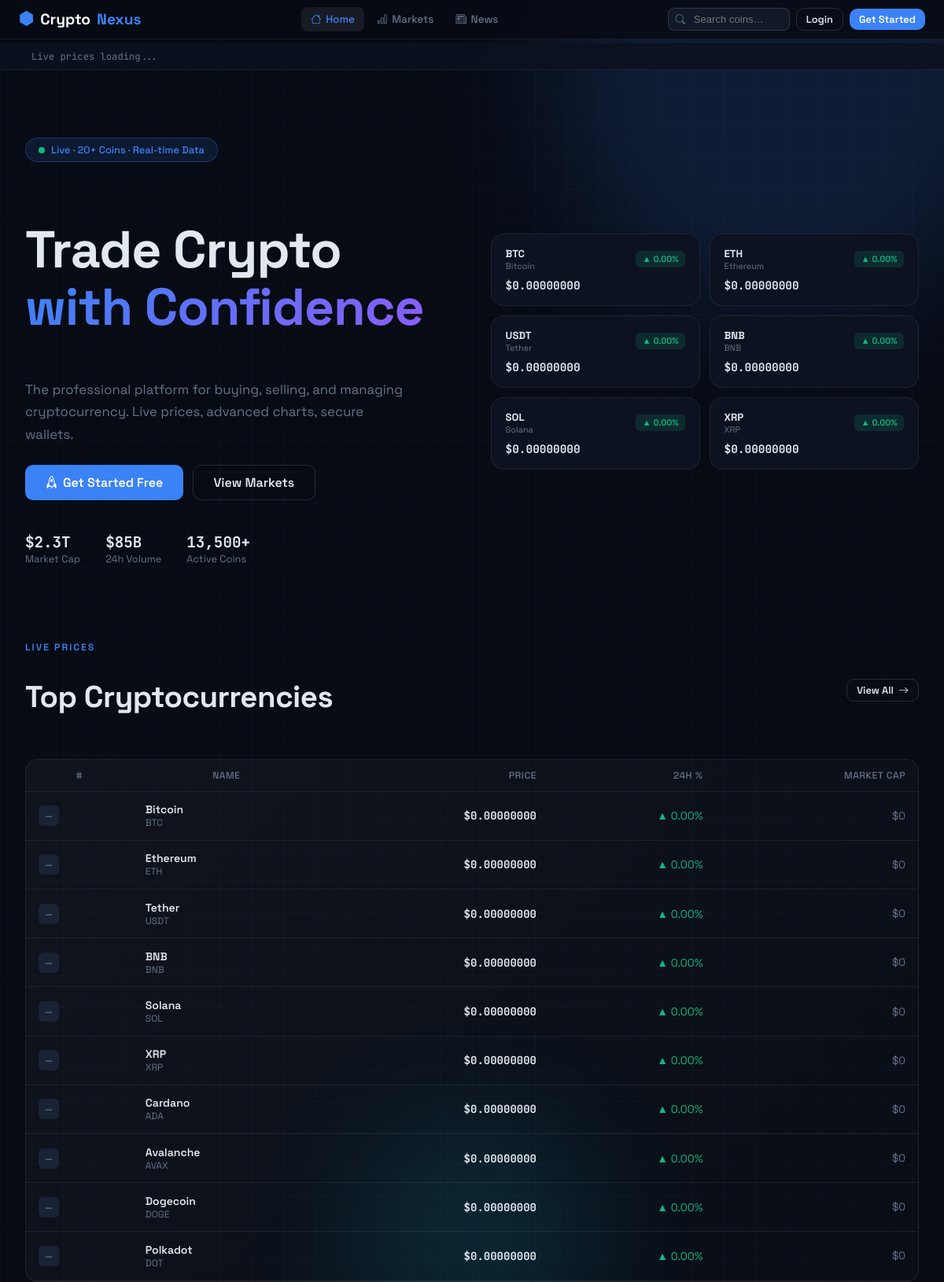
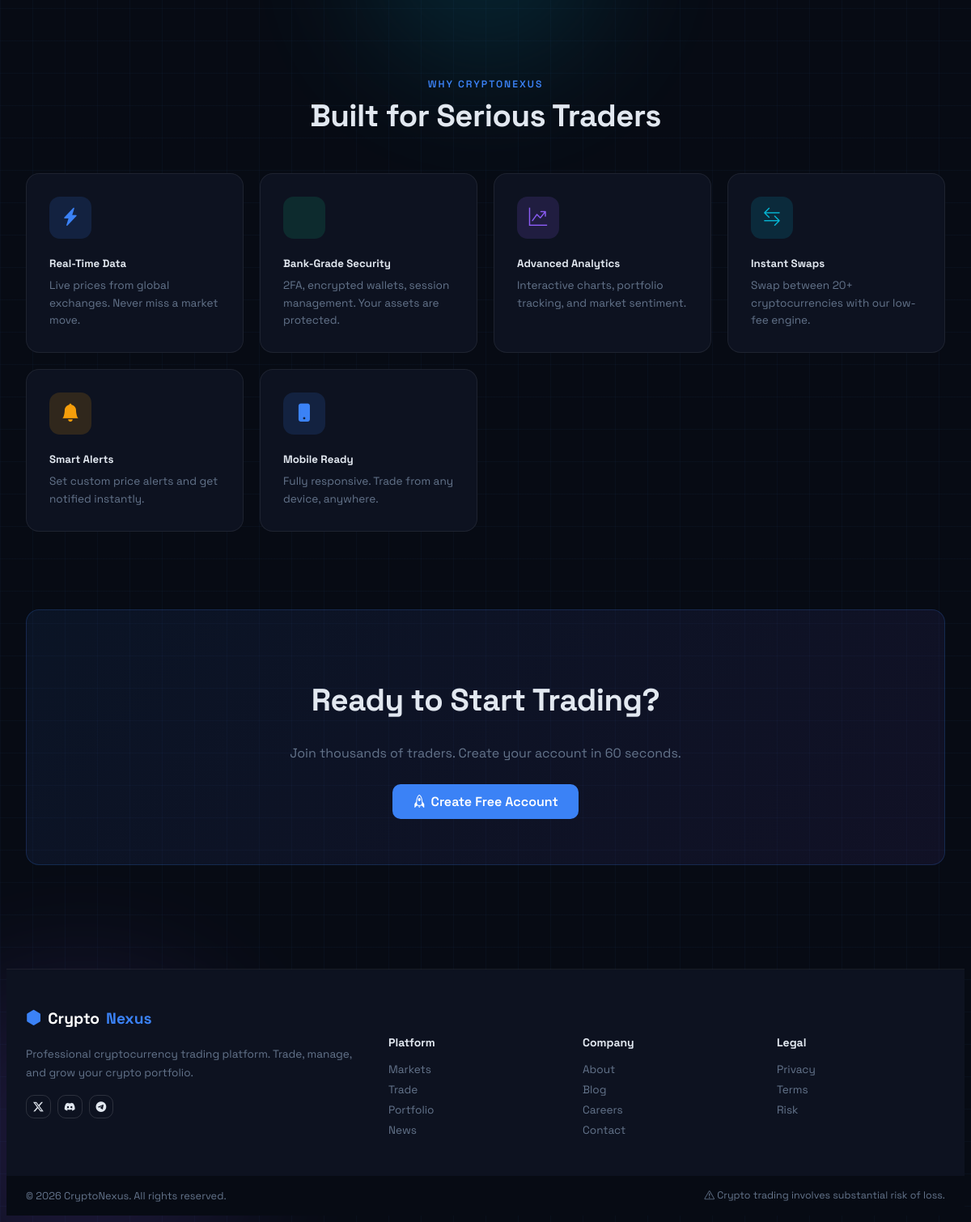
The page / on the database its author committed (2 pictures, top to bottom).
### tables this page shows
CREATE TABLE IF NOT EXISTS crypto_coins (
    id INT AUTO_INCREMENT PRIMARY KEY,
    symbol VARCHAR(10) UNIQUE NOT NULL,
    name VARCHAR(100) NOT NULL,
    coingecko_id VARCHAR(100),
    current_price_usd DECIMAL(20,4) DEFAULT 0,
    rank INT DEFAULT 0,
    is_active TINYINT(1) DEFAULT 1
);

### index.php (the view, shortened to what this page needs)
<?php
require_once __DIR__ . '/config.php';
$topCoins   = getTopCoins(10);
$globalStats = getGlobalStats();
pageHead('CryptoNexus — Professional Crypto Trading Platform');
navbar();
?>
<main class="pw">
<section class="hero">
<div style="max-width:1200px;margin:0 auto;padding:0 1.5rem">
<div style="display:grid;grid-template-columns:1fr 1fr;gap:3rem;align-items:center">
<div>
  <div class="hero-badge fu"><span style="width:8px;height:8px;border-radius:50%;background:var(--green);display:inline-block" class="pulse"></span> Live · 20+ Coins · Real-time Data</div>
  <h1 class="hero-title fu d1">Trade Crypto<br><span class="gtxt">with Confidence</span></h1>
  <p class="fu d2" style="font-size:1.05rem;color:var(--muted);line-height:1.7;max-width:480px;margin:.9rem 0 1.5rem">The professional platform for buying, selling, and managing cryptocurrency. Live prices, advanced charts, secure wallets.</p>
  <div class="fu d3" style="display:flex;gap:.75rem;flex-wrap:wrap">
    <?php if (!isLoggedIn()): ?>
    <a href="<?= APP_URL ?>/register.php" class="btn btn-pri btn-lg"><i class="bi bi-rocket"></i> Get Started Free</a>
    <a href="<?= APP_URL ?>/markets.php" class="btn btn-out btn-lg">View Markets</a>
    <?php else: ?>
    <a href="<?= APP_URL ?>/dashboard.php" class="btn btn-pri btn-lg"><i class="bi bi-grid"></i> Dashboard</a>
    <a href="<?= APP_URL ?>/trade.php" class="btn btn-out btn-lg"><i class="bi bi-arrow-left-right"></i> Trade Now</a>
    <?php endif; ?>
  </div>
  <div class="fu d4" style="display:flex;gap:2rem;margin-top:2.5rem;flex-wrap:wrap">
    <?php
    $mc = $globalStats['total_market_cap']['usd'] ?? 0;
    $vol = $globalStats['total_volume']['usd'] ?? 0;
    $ac  = $globalStats['active_cryptocurrencies'] ?? 0;
    foreach([['Market Cap', fmtBig($mc)],['24h Volume', fmtBig($vol)],['Active Coins', number_format($ac).'+'] ] as [$l,$v]):
    ?>
    <div><div style="font-size:1.2rem;font-weight:700;font-family:'JetBrains Mono',monospace"><?= $v ?></div><div style="font-size:.8rem;color:var(--muted)"><?= $l ?></div></div>
    <?php endforeach; ?>
  </div>
</div>
<div style="display:grid;grid-template-columns:1fr 1fr;gap:.75rem">
  <?php foreach(array_slice($topCoins,0,6) as $i=>$c):
    $ch = $c['price_change_percentage_24h'] ?? 0;
    $up = $ch >= 0;
  ?>
  <div class="pcard fu d<?= min($i+1,4) ?>">
    <div style="display:flex;align-items:center;justify-content:space-between;margin-bottom:.5rem">
      <div style="display:flex;align-items:center;gap:.5rem">
        <div><div style="font-weight:700;font-size:.82rem"><?= strtoupper($c['symbol']) ?></div><div style="font-size:.68rem;color:var(--muted)"><?= htmlspecialchars($c['name']) ?></div></div>
      </div>
      <span class="badge <?= $up?'badge-up':'badge-dn' ?>" style="font-size:.68rem"><?= $up?'▲':'▼' ?> <?= number_format(abs($ch),2) ?>%</span>
    </div>
    <div class="mono" style="font-size:.9rem;font-weight:700"><?= fmtPrice($c['current_price']??0) ?></div>
  </div>
  <?php endforeach; ?>
</div>
</div>
</div>
</section>
<section style="padding:3rem 0">
<div style="max-width:1200px;margin:0 auto;padding:0 1.5rem">
  <div style="display:flex;align-items:center;justify-content:space-between;margin-bottom:1.5rem;flex-wrap:wrap;gap:1rem">
    <div><div class="sec-eyebrow">Live Prices</div><h2 class="sec-title">Top Cryptocurrencies</h2></div>
    <a href="<?= APP_URL ?>/markets.php" class="btn btn-out btn-sm">View All <i class="bi bi-arrow-right"></i></a>
  </div>
  <div class="card" style="overflow:hidden">
  <div style="overflow-x:auto">
  <table class="tbl">
    <thead><tr><th>#</th><th>Name</th><th style="text-align:right">Price</th><th style="text-align:right">24h %</th><th style="text-align:right">Market Cap</th></tr></thead>
    <tbody>
    <?php foreach($topCoins as $coin):
      $ch = $coin['price_change_percentage_24h'] ?? 0;
      $up = $ch >= 0;
    ?>
    <tr onclick="location.href='<?= APP_URL ?>/coin.php?id=<?= urlencode($coin['id']) ?>'">
      <td><span class="rank-badge"><?= $coin['market_cap_rank']??'—' ?></span></td>
      <td><div style="display:flex;align-items:center;gap:.6rem">
        <div><div style="font-weight:600"><?= htmlspecialchars($coin['name']) ?></div><div style="font-size:.75rem;color:var(--muted)"><?= strtoupper($coin['symbol']) ?></div></div>
      </div></td>
      <td style="text-align:right" class="mono fw7"><?= fmtPrice($coin['current_price']??0) ?></td>
      <td style="text-align:right"><span class="<?= $up?'up':'dn' ?>"><?= $up?'▲':'▼' ?> <?= number_format(abs($ch),2) ?>%</span></td>
      <td style="text-align:right;font-size:.85rem;color:var(--muted)"><?= fmtBig($coin['market_cap']??0) ?></td>
    </tr>
    <?php endforeach; ?>
    </tbody>
  </table>
  </div>
  </div>
</div>
</section>
<section style="padding:3rem 0">
<div style="max-width:1200px;margin:0 auto;padding:0 1.5rem">
  <div style="text-align:center;margin-bottom:3rem"><div class="sec-eyebrow">Why CryptoNexus</div><h2 class="sec-title" style="margin-top:.5rem">Built for Serious Traders</h2></div>
  <div style="display:grid;grid-template-columns:repeat(auto-fit,minmax(260px,1fr));gap:1.25rem">
    <?php foreach([
      ['bi-lightning-charge-fill','rgba(59,130,246,.15)','var(--primary)','Real-Time Data','Live prices from global exchanges. Never miss a market move.'],
      ['bi-shield-check-fill','rgba(16,185,129,.15)','var(--green)','Bank-Grade Security','2FA, encrypted wallets, session management. Your assets are protected.'],
      ['bi-graph-up-arrow','rgba(139,92,246,.15)','var(--purple)','Advanced Analytics','Interactive charts, portfolio tracking, and market sentiment.'],
      ['bi-arrow-left-right','rgba(6,182,212,.15)','var(--cyan)','Instant Swaps','Swap between 20+ cryptocurrencies with our low-fee engine.'],
      ['bi-bell-fill','rgba(245,158,11,.15)','var(--gold)','Smart Alerts','Set custom price alerts and get notified instantly.'],
      ['bi-phone-fill','rgba(59,130,246,.15)','var(--primary)','Mobile Ready','Fully responsive. Trade from any device, anywhere.'],
    ] as [$ico,$bg,$col,$title,$desc]): ?>
    <div class="fcard fu">
      <div class="fcard-ico" style="background:<?=$bg?>;color:<?=$col?>"><i class="bi <?=$ico?>"></i></div>
      <h5 style="font-weight:700;margin-bottom:.5rem"><?=$title?></h5>
      <p style="color:var(--muted);font-size:.85rem;margin:0;line-height:1.6"><?=$desc?></p>
    </div>
    <?php endforeach; ?>
  </div>
</div>
</section>
<section style="padding:3rem 0 4rem">
<div style="max-width:1200px;margin:0 auto;padding:0 1.5rem">
  <div class="card" style="padding:3.5rem;text-align:center;background:linear-gradient(135deg,rgba(59,130,246,.08),rgba(139,92,246,.08));border-color:rgba(59,130,246,.2)">
    <h2 class="sec-title">Ready to Start Trading?</h2>
    <p style="color:var(--muted);margin:.75rem 0 1.75rem">Join thousands of traders. Create your account in 60 seconds.</p>
    <?php if(!isLoggedIn()): ?>
    <a href="<?= APP_URL ?>/register.php" class="btn btn-pri btn-lg"><i class="bi bi-rocket"></i> Create Free Account</a>
    <?php else: ?>
    <a href="<?= APP_URL ?>/trade.php" class="btn btn-pri btn-lg"><i class="bi bi-arrow-left-right"></i> Start Trading Now</a>
    <?php endif; ?>
  </div>
</div>
</section>
</main>
<?php pageFooter(); ?>

### config.php (shortened to what this page needs)
<?php
class DB {
    private static ?PDO $pdo = null;
    public static function get(): PDO {
        if (!self::$pdo) {
            $dsn = 'mysql:host=' . DB_HOST . ';dbname=' . DB_NAME . ';charset=' . DB_CHARSET;
            self::$pdo = new PDO($dsn, DB_USER, DB_PASS, [
                PDO::ATTR_ERRMODE            => PDO::ERRMODE_EXCEPTION,
                PDO::ATTR_DEFAULT_FETCH_MODE => PDO::FETCH_ASSOC,
                PDO::ATTR_EMULATE_PREPARES   => false,
            ]);
        }
        return self::$pdo;
    }
    public static function run(string $sql, array $p = []): PDOStatement {
        $s = self::get()->prepare($sql);
        $s->execute($p);
        return $s;
    }
    public static function all(string $sql, array $p = []): array {
        return self::run($sql, $p)->fetchAll();
    }
}
function isLoggedIn(): bool {
    return !empty($_SESSION['user_id']);
}
function currentUser(): ?array {
    if (!isLoggedIn()) return null;
    $u = DB::one('SELECT id,username,email,full_name,is_admin,is_verified,created_at FROM users WHERE id=?', [$_SESSION['user_id']]);
    return $u ?: null;
}
function csrfToken(): string {
    return $_SESSION['csrf'];
}
function cgFetch(string $endpoint, array $params = []): array|false {
    $url = COINGECKO_API_URL . $endpoint;
    if ($params) $url .= '?' . http_build_query($params);
    $ch = curl_init();
    $res  = curl_exec($ch);
    $code = curl_getinfo($ch, CURLINFO_HTTP_CODE);
    return ($res && $code === 200) ? (json_decode($res, true) ?? false) : false;
}
function cgCache(string $key, callable $fn, int $ttl = 60): mixed {
    $file = sys_get_temp_dir() . '/cn_' . md5($key) . '.cache';
    $data = $fn();
    return $data;
}
function getTopCoins(int $limit = 20): array {
    return cgCache("top_{$limit}", fn() => cgFetch('/coins/markets', [
        'vs_currency' => 'usd', 'order' => 'market_cap_desc',
        'per_page' => $limit, 'page' => 1,
        'sparkline' => 'true', 'price_change_percentage' => '1h,24h,7d',
    ]), 60) ?: DB::all('SELECT * FROM crypto_coins WHERE is_active=1 ORDER BY rank LIMIT ' . $limit);
}
function fmtPrice(float $p): string {
    return '$' . number_format($p, 8);
}
function fmtBig(float $n): string {
    if ($n >= 1e12) return '$' . round($n/1e12, 2) . 'T';
    if ($n >= 1e9)  return '$' . round($n/1e9, 2) . 'B';
    return '$' . number_format($n, 0);
}
function pageHead(string $title, string $extra = ''): void {
    $csrf = csrfToken();
    $base = APP_URL;
    echo <<<HTML
<!DOCTYPE html>
<html lang="en">
<head>
<meta charset="UTF-8">
<meta name="viewport" content="width=device-width,initial-scale=1">
<meta name="cn-csrf" content="{$csrf}">
<meta name="cn-base" content="{$base}">
<title>{$title}</title>
<link href="https://fonts.googleapis.com/css2?family=Space+Grotesk:wght@300;400;500;600;700&family=JetBrains+Mono:wght@400;600&display=swap" rel="stylesheet">
<link href="https://cdn.jsdelivr.net/npm/bootstrap-icons@1.11.3/font/bootstrap-icons.min.css" rel="stylesheet">
<script src="https://cdn.jsdelivr.net/npm/chart.js@4.4.0/dist/chart.umd.min.js"></script>
<link href="{$base}/style.css" rel="stylesheet">
{$extra}
</head>
<body>
<div class="bg-wrap"><div class="bg-grid"></div><div class="orb o1"></div><div class="orb o2"></div><div class="orb o3"></div></div>
HTML;
}
function navbar(): void {
    $u    = currentUser();
    $base = APP_URL;
    $csrf = csrfToken();
    $pg   = basename($_SERVER['PHP_SELF'], '.php');
    $a    = fn($p) => $pg === $p ? 'active' : '';
    echo <<<HTML
<nav id="nav">
  <div class="nav-inner">
    <a class="brand" href="{$base}/index.php"><i class="bi bi-hexagon-fill" style="color:var(--primary)"></i> Crypto<span>Nexus</span></a>
    <ul class="nav-links">
      <li><a href="{$base}/index.php" class="{$a('index')}"><i class="bi bi-house"></i> Home</a></li>
      <li><a href="{$base}/markets.php" class="{$a('markets')}"><i class="bi bi-bar-chart"></i> Markets</a></li>
HTML;
    echo <<<HTML
      <li><a href="{$base}/news.php" class="{$a('news')}"><i class="bi bi-newspaper"></i> News</a></li>
    </ul>
    <div class="nav-right">
      <div class="nav-search">
        <span class="si"><i class="bi bi-search"></i></span>
        <input id="nav-search" type="text" placeholder="Search coins…" autocomplete="off">
        <div class="search-drop" id="search-drop"></div>
      </div>
HTML;
    if (isLoggedIn() && $u) {
        $init = strtoupper(substr($u['username'], 0, 1));
        $name = htmlspecialchars($u['username']);
        echo <<<HTML
      <div style="position:relative">
        <button class="user-btn" data-dd="user-menu">
          <div class="avatar av-sm">{$init}</div> {$name} <i class="bi bi-chevron-down" style="font-size:.7rem"></i>
        </button>
        <div class="ddmenu" id="user-menu">
          <div class="dh">{$name}<br><span style="font-size:.72rem;color:var(--muted)">{$u['email']}</span></div>
          <div class="ddiv"></div>
          <a href="{$base}/dashboard.php"><i class="bi bi-grid"></i> Dashboard</a>
          <a href="{$base}/profile.php"><i class="bi bi-person"></i> Profile</a>
          <a href="{$base}/alerts.php"><i class="bi bi-bell"></i> Alerts</a>
HTML;
        if (!empty($u['is_admin'])) {
            echo "<a href=\"{$base}/admin.php\" style=\"color:var(--gold)\"><i class=\"bi bi-shield-check\"></i> Admin</a>";
        }
        echo <<<HTML
          <div class="ddiv"></div>
          <form method="POST" action="{$base}/logout.php" style="margin:0">
            <input type="hidden" name="csrf" value="{$csrf}">
            <button type="submit" style="color:var(--red)"><i class="bi bi-box-arrow-right"></i> Logout</button>
          </form>
        </div>
      </div>
HTML;
    } else {
        echo <<<HTML
      <a href="{$base}/login.php" class="btn btn-out btn-sm">Login</a>
      <a href="{$base}/register.php" class="btn btn-pri btn-sm">Get Started</a>
HTML;
    }
    echo <<<HTML
    </div>
  </div>
</nav>
<div class="ticker"><div class="ticker-track" id="ticker-track"><span style="color:var(--muted);padding:0 1rem;font-size:.78rem">Loading prices…</span></div></div>
HTML;
}
function pageFooter(): void {
    $base = APP_URL;
    $year = date('Y');
    echo <<<HTML
<footer>
  <div class="ft" style="padding:3rem 0">
    <div style="max-width:1200px;margin:0 auto;padding:0 1.5rem">
      <div style="display:grid;grid-template-columns:2fr 1fr 1fr 1fr;gap:2rem">
        <div>
          <a class="brand" href="{$base}/index.php" style="margin-bottom:.75rem;display:inline-flex"><i class="bi bi-hexagon-fill" style="color:var(--primary)"></i> Crypto<span style="color:var(--primary)">Nexus</span></a>
          <p style="color:var(--muted);font-size:.85rem;line-height:1.7;margin-top:.5rem">Professional cryptocurrency trading platform. Trade, manage, and grow your crypto portfolio.</p>
          <div style="display:flex;gap:.5rem;margin-top:1rem">
            <a href="#" class="btn btn-out btn-sm" style="padding:.3rem .5rem"><i class="bi bi-twitter-x"></i></a>
            <a href="#" class="btn btn-out btn-sm" style="padding:.3rem .5rem"><i class="bi bi-discord"></i></a>
            <a href="#" class="btn btn-out btn-sm" style="padding:.3rem .5rem"><i class="bi bi-telegram"></i></a>
          </div>
        </div>
        <div><h6 style="font-weight:700;margin-bottom:1rem;font-size:.875rem">Platform</h6>
          <div style="display:flex;flex-direction:column;gap:.5rem">
            <a href="{$base}/markets.php" class="flink">Markets</a>
            <a href="{$base}/trade.php" class="flink">Trade</a>
            <a href="{$base}/portfolio.php" class="flink">Portfolio</a>
            <a href="{$base}/news.php" class="flink">News</a>
          </div>
        </div>
        <div><h6 style="font-weight:700;margin-bottom:1rem;font-size:.875rem">Company</h6>
          <div style="display:flex;flex-direction:column;gap:.5rem">
            <a href="#" class="flink">About</a><a href="#" class="flink">Blog</a><a href="#" class="flink">Careers</a><a href="#" class="flink">Contact</a>
          </div>
        </div>
        <div><h6 style="font-weight:700;margin-bottom:1rem;font-size:.875rem">Legal</h6>
          <div style="display:flex;flex-direction:column;gap:.5rem">
            <a href="#" class="flink">Privacy</a><a href="#" class="flink">Terms</a><a href="#" class="flink">Risk</a>
          </div>
        </div>
      </div>
    </div>
  </div>
  <div class="fb" style="padding:1rem 1.5rem;display:flex;justify-content:space-between;align-items:center;flex-wrap:wrap;gap:.5rem">
    <p style="color:var(--muted);font-size:.8rem;margin:0">&copy; {$year} CryptoNexus. All rights reserved.</p>
    <p style="color:var(--muted);font-size:.78rem;margin:0"><i class="bi bi-exclamation-triangle"></i> Crypto trading involves substantial risk of loss.</p>
  </div>
</footer>
<script src="{$base}/main.js"></script>
</body></html>
HTML;
}

### rows shown on the page
crypto_coins: symbol "BTC", name "Bitcoin", ch "0.00", current_price "$0.00000000", market_cap_rank "—", market_cap "$0"
crypto_coins: symbol "ETH", name "Ethereum", ch "0.00", current_price "$0.00000000", market_cap_rank "—", market_cap "$0"
crypto_coins: symbol "USDT", name "Tether", ch "0.00", current_price "$0.00000000", market_cap_rank "—", market_cap "$0"
crypto_coins: symbol "BNB", name "BNB", ch "0.00", current_price "$0.00000000", market_cap_rank "—", market_cap "$0"
crypto_coins: symbol "SOL", name "Solana", ch "0.00", current_price "$0.00000000", market_cap_rank "—", market_cap "$0"
crypto_coins: symbol "XRP", name "XRP", ch "0.00", current_price "$0.00000000", market_cap_rank "—", market_cap "$0"
crypto_coins: market_cap_rank "—", name "Cardano", symbol "ADA", current_price "$0.00000000", ch "0.00", market_cap "$0"
crypto_coins: market_cap_rank "—", name "Avalanche", symbol "AVAX", current_price "$0.00000000", ch "0.00", market_cap "$0"
crypto_coins: market_cap_rank "—", name "Dogecoin", symbol "DOGE", current_price "$0.00000000", ch "0.00", market_cap "$0"
crypto_coins: market_cap_rank "—", name "Polkadot", symbol "DOT", current_price "$0.00000000", ch "0.00", market_cap "$0"

### other values the page prints
$v "$2.3T"
$l "Market Cap"
$v "$85B"
$l "24h Volume"
$v "13,500+"
$l "Active Coins"
$title "Real-Time Data"
$desc "Live prices from global exchanges. Never miss a market move."
$title "Bank-Grade Security"
$desc "2FA, encrypted wallets, session management. Your assets are protected."
$title "Advanced Analytics"
$desc "Interactive charts, portfolio tracking, and market sentiment."
$title "Instant Swaps"
$desc "Swap between 20+ cryptocurrencies with our low-fee engine."
$title "Smart Alerts"
